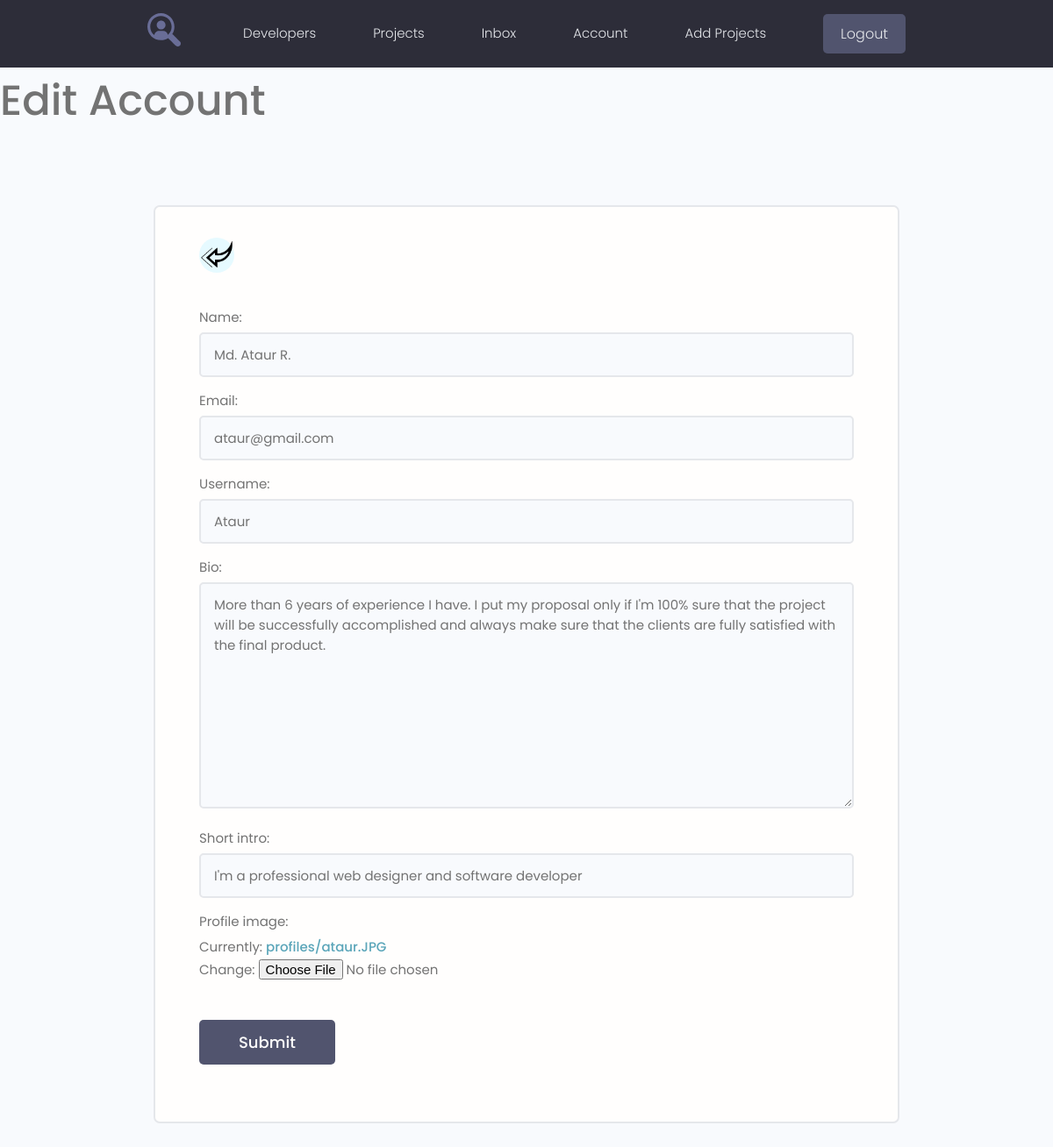
The app's page /edit-account/ (signed in) with its own data.
### users/models.py (models this page shows, shortened)
class Profile(models.Model):
    user = models.OneToOneField(User, on_delete=models.CASCADE, null=True, blank=True)
    name = models.CharField(max_length=200, null=True, blank=True)
    email = models.EmailField(max_length=200, null=True, blank=True)
    username = models.CharField(max_length=200, null=True, blank=True)
    short_intro = models.CharField(max_length=200, null=True, blank=True)
    bio = models.TextField(null=True, blank=True)
    profile_image = models.ImageField(upload_to="profiles/", default="profiles/user-default.png")
    profile_youtube = models.ImageField(upload_to="profiles/", default="profiles/user-default.png")
    profile_website = models.ImageField(upload_to="profiles/", default="profiles/user-default.png")
    creates = models.DateTimeField(auto_now_add=True)

### users/views.py (the view)
# urls.py: path('edit-account/', views.edit_account, name='edit-account'),
@login_required(login_url="login")
def edit_account(request):
    profile = request.user.profile
    form = ProfileForm(instance=profile)
    if request.method == "POST":
        form = ProfileForm(request.POST, request.FILES, instance=profile)
        if form.is_valid():
            form.save()
            return redirect('account')
    context = {'form': form}
    return render(request, "users/profile_form.html", context)

### users/forms.py
class ProfileForm(ModelForm):
    class Meta:
        model = Profile
        fields = ['name', 'email', 'username', 'bio', 'short_intro',
                  'profile_image']
    def __init__(self, *args, **kwargs):
        super().__init__(*args, **kwargs)
        for field in self.fields.values():
            field.widget.attrs.update({'class': 'input'})

### users/templates/users/profile_form.html (shortened to what this page needs)
{%extends 'projects/base.html'%}
{%load static%}
{%block content%}
<h1>Edit Account</h1>
<main class="formPage my-xl">
        <div class="content-box">
            <div class="formWrapper">
                <a class="backButton" href="{%url 'account'%}"><img src="{%static 'images/left.png'%}" alt="left"></a>
                <br>
                <form class="form" action="{%url 'edit-account'%}" method="POST" enctype="multipart/form-data">
                    {%for field in form%}
                    <div class="form__field">
                        <label for="formInput#text">{{field.label}}: </label>
                        {{field}}
                    </div>
                    {%endfor%}
                    <input class="btn btn--sub btn--lg  my-md" type="submit" value="Submit" />
                </form>
            </div>
        </div>
    </main>
{%endblock%}

### projects/static/styles/app.css (style rules this page uses)
:root { --color-sub: #2d2d39; }
.btn--sub { background-color: var(--color-sub-light); }
img { width: 100%; }
.content-box { width: 95%; max-width: 85rem; margin: 0 auto; }
.backButton { background: var(--color-main-light); color: var(--color-main); width: 4rem; height: 4rem; display: flex; align-items: center; justify-content: center; border-radius: 50%; }
.formPage .formWrapper { list-style: none; background: var(--color-white); padding: 3.5rem 5rem; border: 2px solid var(--color-light); border-radius: 0.7rem; }

### projects/static/uikit/styles/modules/_variables.css (style rules this page uses)
:root { --color-main: #5aa5b9; --color-main-light: #e6faff; --color-sub: #3f4156; --color-sub-light: #51546e; --color-sub-lighter: #ededfd; --color-text: #737373; --color-gray: #8b8b8b; --color-light: #e5e7eb; --color-light-gray: #767676; --color-bg: #f8fafd; --color-white: #fffefd; --color-white-light: #f3f3f3; --color-success: #359e64; --color-success-bg: #def8e8; --color-error: #fc4b0b; --color-error-bg: #fff2ee; --font-base: 'Poppins', arial, helvetica, 'Segoe UI', roboto, ubuntu, sans-serif; --font-monospace: 'Fira Code', 'Courier New', courier, monospace; --font-regular: 300; --font-medium: 500; --font-bold: 700; --generic-shadow: 1px 1px 5px #00000010; --generic-transition: all 0.3s ease-in-out; }

### projects/static/uikit/styles/modules/_base.css (style rules this page uses)
* { margin: 0; padding: 0; box-sizing: border-box; text-rendering: optimizeLegibility; color: inherit; font-size: inherit; }
html { font-size: 50%; }
@media only screen and (min-width: 480px) { html { font-size: 56.25%; } }
@media only screen and (min-width: 1200px) { html { font-size: 62.5%; } }
body { line-height: 1.6; font-weight: 400; font-size: 1.5rem; color: var(--color-text); background-color: var(--color-bg); min-height: 100vh; }

### projects/static/uikit/styles/modules/_typography.css (style rules this page uses)
* { font-family: var(--font-base); }
h1 { font-size: 4.8rem; font-weight: var(--font-medium); }
a { padding-bottom: 2px; text-decoration: none; display: inline-block; color: var(--color-main); font-weight: var(--font-medium); }

### projects/static/uikit/styles/modules/_utilities.css (style rules this page uses)
.my-md { margin: 3rem auto; }
.my-xl { margin: 8rem auto; }

### projects/static/uikit/styles/modules/_button.css (style rules this page uses)
.btn { display: inline-block; position: relative; cursor: pointer; background-color: var(--color-light); font-weight: var(--font-medium); color: var(--color-sub); text-decoration: none; padding: 1rem 2rem; border-radius: 0.5rem; border: none; width: -webkit-fit-content; width: -moz-fit-content; width: fit-content; height: -webkit-fit-content; height: -moz-fit-content; height: fit-content; font-size: 1.6rem; outline-width: 0; outline-color: transparent; -webkit-backface-visibility: hidden; backface-visibility: hidden; transition: all 0.3s ease-in-out; }
.btn--sub { background-color: var(--color-sub); color: var(--color-white); }
.btn--lg { font-size: 1.8rem; padding: 1.2rem 4.5rem; }

### projects/static/uikit/styles/modules/_form.css (style rules this page uses)
.form { display: block; }
.form__field { margin-top: 1.5rem; margin-bottom: 1.5rem; }
.form__label, .form__field > label { display: block; margin-bottom: 0.5rem; color: var(--color-text); }
input.input[type='text'], input.input[type='email'], input.input[type='password'], input.input[type='number'], textarea.input { min-width: 24rem; width: 100%; padding: 1.2rem 1.5rem; border-radius: 0.5rem; border: 2px solid var(--color-light); transition: all 0.3s ease-in-out; background-color: var(--color-bg); }

### records on screen
Profile: form "Md. Ataur R." "ataur@gmail.com" "Ataur" "More than 6 years of experience I have. I put my proposal only if I'm 100% sure that the project will be successfully accomplished and always make sure that the clients are fully satisfied with the final product." "I'm a professional web designer and software developer"

### other values on screen
{{ field.label }} "Name" "Email" "Username" "Bio" "Short intro" "Profile image"
